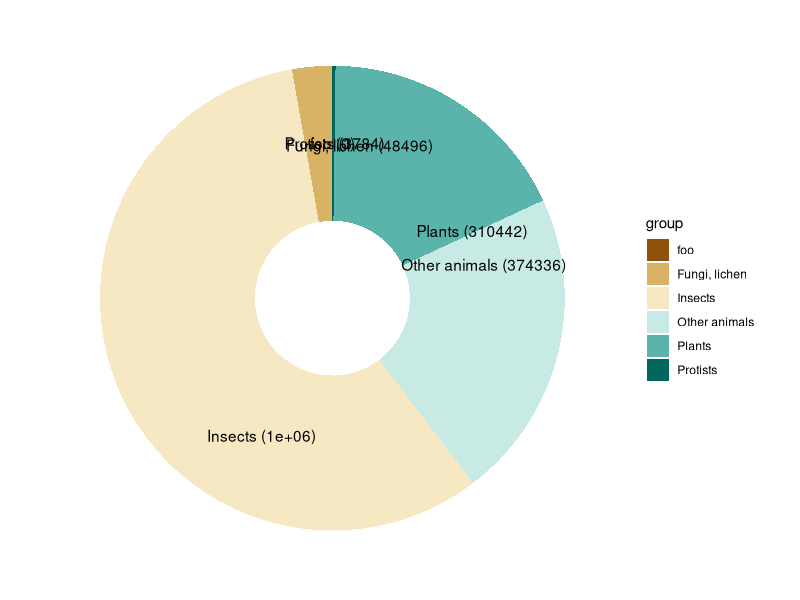

This chart was generated by the following R code: (Note: this script raises an error after producing the figure.)
library(tidyverse)
library(cowplot)
library(scales)

dt <- tibble(
	group = c("protists", "insects", "bacteria and archaea", "fungi", "other animals", "plants"),
	n = c(55000, 750000, 5000, 67000, 280000, 270000 )
)

dt <- tibble(
	group = c("insects", "vertebrates", "other invertebrates", "plants, red, green algae", "lichen, fungi, brown algae", "foo"),
	n = c(1000000, 66178, 305250, 307674, 51623, 0)
)

dt <- read_tsv('tables/number-of-species.csv')

total <- sum(dt$n)

dt <- dt %>% group_by(group) %>%  summarise(n = sum(n)) %>% mutate(perc = percent(n/total), label = paste0(group, ' (', n, ')'))

blank_theme <- theme_minimal() +
	theme(axis.title = element_blank(), axis.title.y = element_blank(),
				axis.text.x = element_blank(), axis.text.y = element_blank(),
				panel.border = element_blank(), panel.grid = element_blank(),
				axis.ticks = element_blank()
				)

plt <- ggplot(dt, aes(1, n, fill = group)) + geom_bar(stat = 'identity', width = 1)
plt <- plt + scale_fill_brewer(palette = 'BrBG')
plt <- plt + coord_polar('y')
plt <- plt + xlim(c(0,1.5))
plt <- plt + blank_theme
plt <- plt + geom_text(aes(y = n, label = label))
print(plt)

# don't overwrite by accident!
save_plot('figures/number-of-species.svg', plot = plt)
